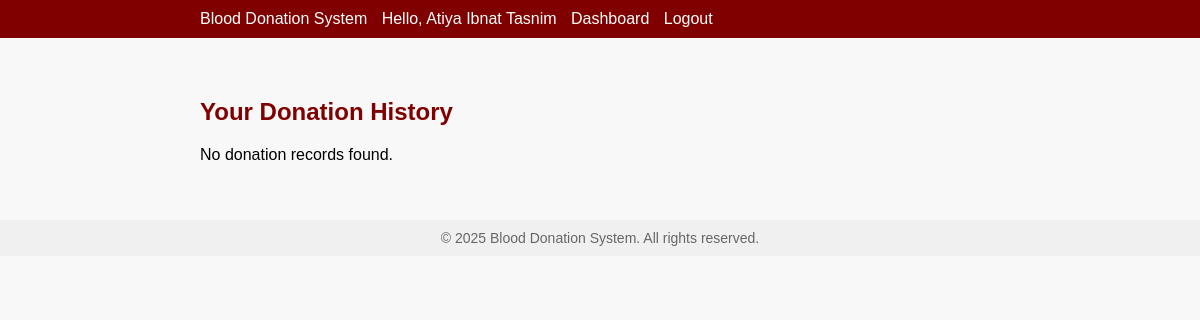
The page /view_donations.php (signed in) on the database as committed earlier.
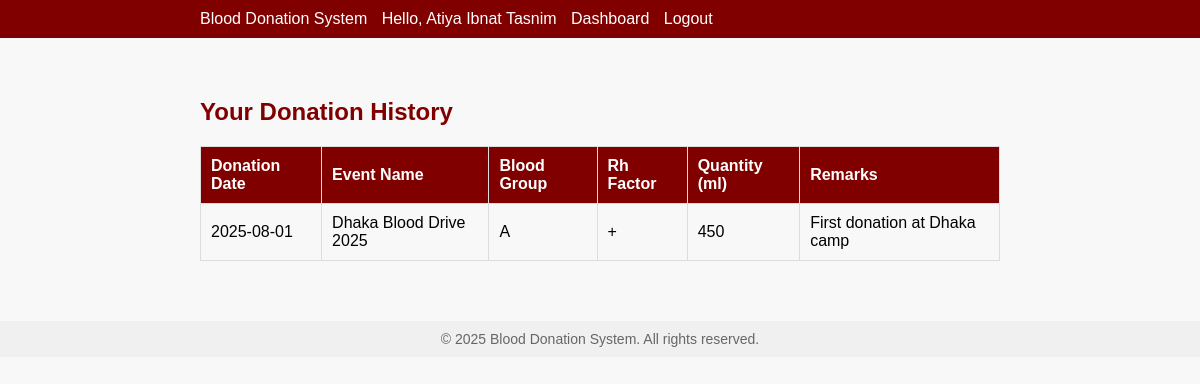
The same page on the database as committed later.
### tables this page shows
CREATE TABLE `donation` (
  `user_id` int(11) NOT NULL,
  `event_id` int(11) NOT NULL,
  `blood_unit_id` int(11) NOT NULL,
  `donation_date` date NOT NULL,
  `quantity_ml` int(11) NOT NULL,
  `remarks` varchar(255) DEFAULT NULL
);

CREATE TABLE `event_` (
  `event_id` int(11) NOT NULL,
  `event_name` varchar(100) NOT NULL,
  `location` varchar(100) NOT NULL,
  `event_date` date NOT NULL,
  `organizer_id` int(11) NOT NULL
);

CREATE TABLE `blood_unit` (
  `blood_unit_id` int(11) NOT NULL,
  `blood_group` enum('A','B','AB','O') NOT NULL,
  `rh_factor` enum('+','-') NOT NULL,
  `collection_date` date NOT NULL,
  `expiry_date` date NOT NULL,
  `status` enum('available','reserved','used','expired') DEFAULT 'available',
  `storage_id` int(11) NOT NULL
);

### view_donations.php (the view, shortened to what this page needs)
<?php
include 'db.php';
$user_id = $_SESSION['user_id'];
$full_name = $_SESSION['full_name'] ?? 'User';
$sql = "
    SELECT d.donation_date, d.quantity_ml, d.remarks,
           e.event_name,
           b.blood_group, b.rh_factor
    FROM donation d
    LEFT JOIN event_ e ON d.event_id = e.event_id
    LEFT JOIN blood_unit b ON d.blood_unit_id = b.blood_unit_id
    WHERE d.user_id = ?
    ORDER BY d.donation_date DESC
";
$stmt = $conn->prepare($sql);
$stmt->bind_param("i", $user_id);
if ($stmt->execute()) {
    $result = $stmt->get_result();
} else {
    die("Failed to retrieve donations. Please try again later.");
}
?>
<!DOCTYPE html>
<html lang="en">
<head>
</head>
<body>
    <div class="navbar">
        <div style="max-width: 800px; margin: 0 auto;">
            <a href="dashboard.php">Blood Donation System</a>
            <span>Hello, <?= htmlspecialchars($full_name) ?></span>
            <a href="dashboard.php">Dashboard</a>
            <a href="logout.php">Logout</a>
        </div>
    </div>
    <div class="container">
        <h2>Your Donation History</h2>
        <?php if ($result->num_rows > 0): ?>
            <table>
                <thead>
                    <tr>
                        <th>Donation Date</th>
                        <th>Event Name</th>
                        <th>Blood Group</th>
                        <th>Rh Factor</th>
                        <th>Quantity (ml)</th>
                        <th>Remarks</th>
                    </tr>
                </thead>
                <tbody>
                    <?php while ($row = $result->fetch_assoc()): ?>
                        <tr>
                            <td><?= htmlspecialchars($row['donation_date']) ?></td>
                            <td><?= htmlspecialchars($row['event_name'] ?? 'N/A') ?></td>
                            <td><?= htmlspecialchars($row['blood_group'] ?? 'N/A') ?></td>
                            <td><?= htmlspecialchars($row['rh_factor'] ?? 'N/A') ?></td>
                            <td><?= htmlspecialchars($row['quantity_ml']) ?></td>
                            <td><?= htmlspecialchars($row['remarks'] ?? '') ?></td>
                        </tr>
                    <?php endwhile; ?>
                </tbody>
            </table>
        <?php else: ?>
            <p>No donation records found.</p>
        <?php endif; ?>
    </div>
    <footer>
        &copy; <?= date('Y') ?> Blood Donation System. All rights reserved.
    </footer>
</body>
</html>

### view_donations.php (style rules this page uses)
body { background-color: #f8f8f8; margin: 0; font-family: Arial, sans-serif; }
.navbar { background-color: #800000; padding: 10px; }
.navbar a, .navbar span { color: #fff; text-decoration: none; margin-right: 10px; }
.container { max-width: 800px; margin: 20px auto; padding: 20px; }
h2 { color: #800000; font-size: 24px; margin-bottom: 20px; }
table { width: 100%; border-collapse: collapse; margin-bottom: 20px; }
th, td { border: 1px solid #ddd; padding: 10px; text-align: left; }
th { background-color: #800000; color: #fff; }
a { color: #800000; text-decoration: none; }
footer { background-color: #f0f0f0; text-align: center; padding: 10px; font-size: 14px; color: #666; margin-top: 20px; }

Rows that differ between the two databases and show on the page:
added donation: donation_date "2025-08-01", event.event_name "Dhaka Blood Drive 2025", blood_unit.blood_group "A", blood_unit.rh_factor "+", quantity_ml "450", remarks "First donation at Dhaka camp"
Other text that changed with them:
text no longer shown: "No donation records found."
text now shown: "Donation Date Event Name Blood Group Rh Factor Quantity (ml) Remarks"
